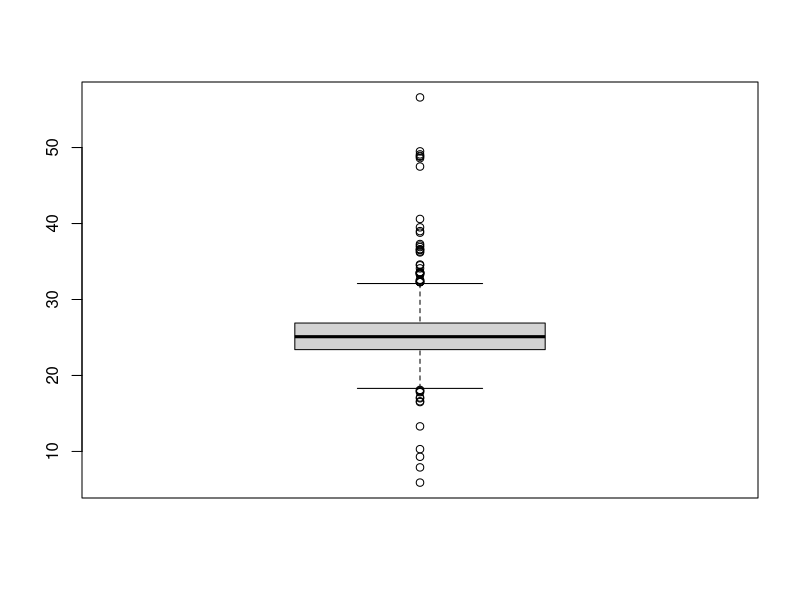
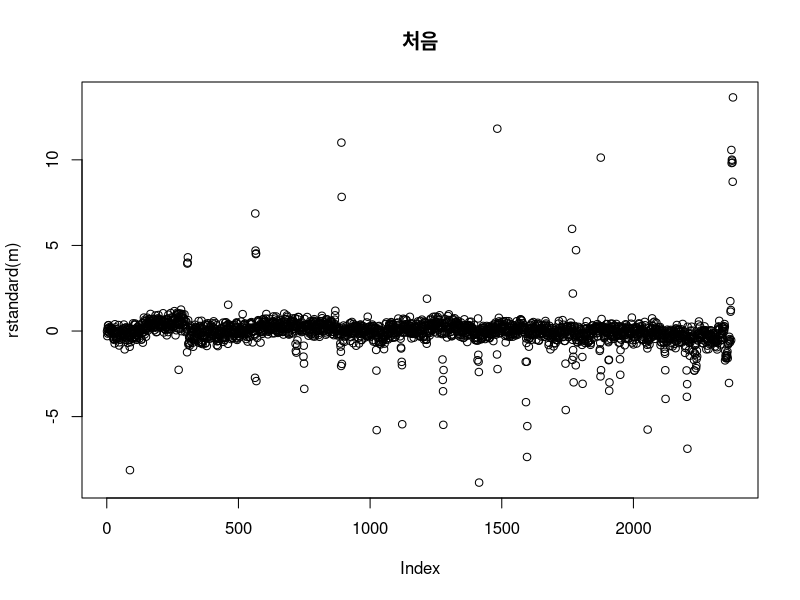
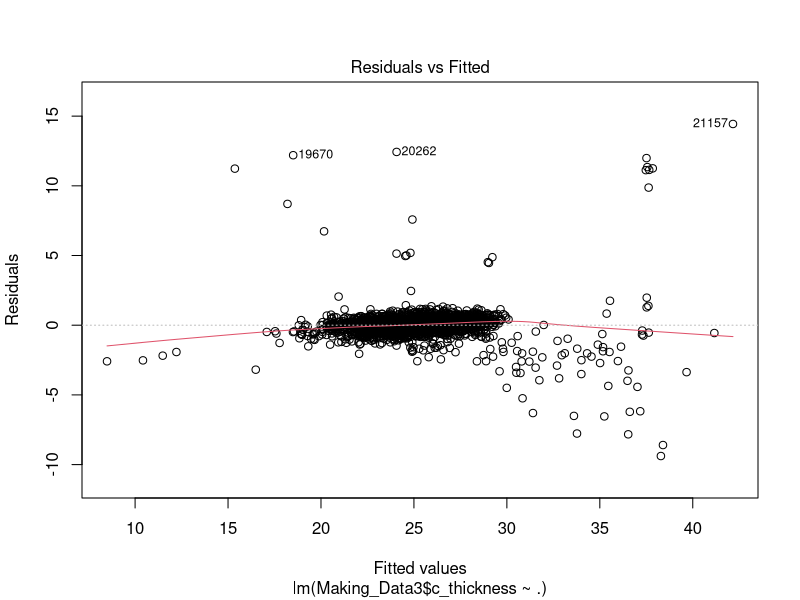
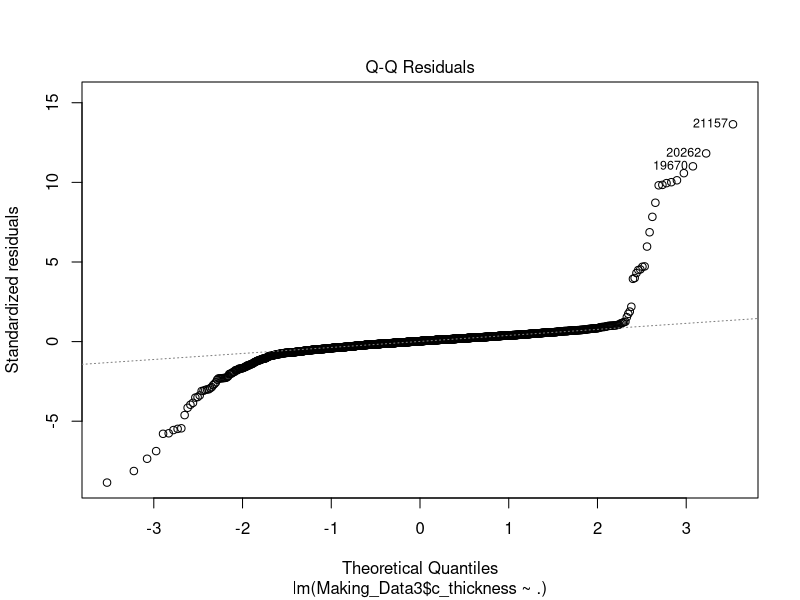
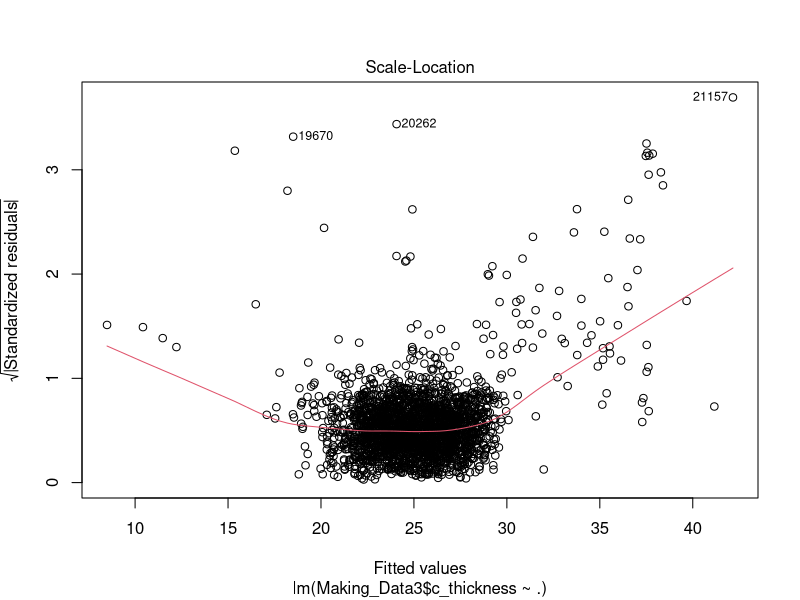
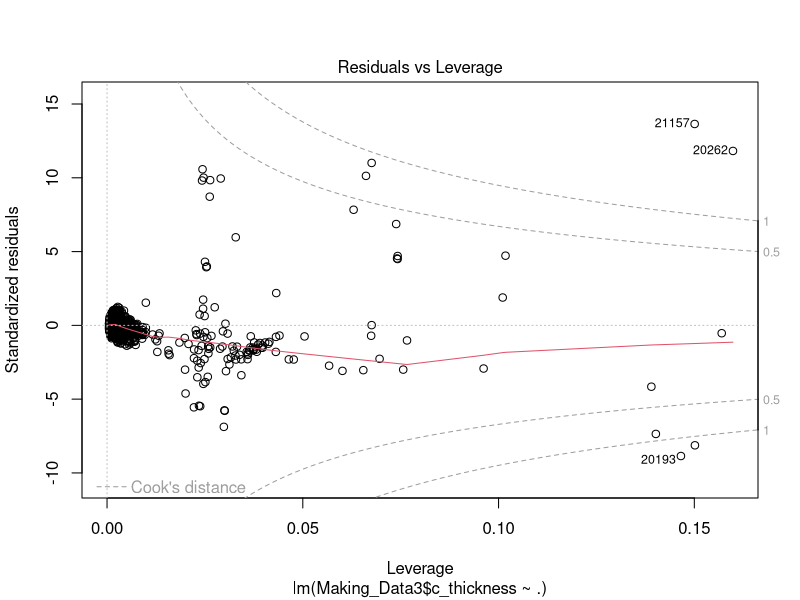
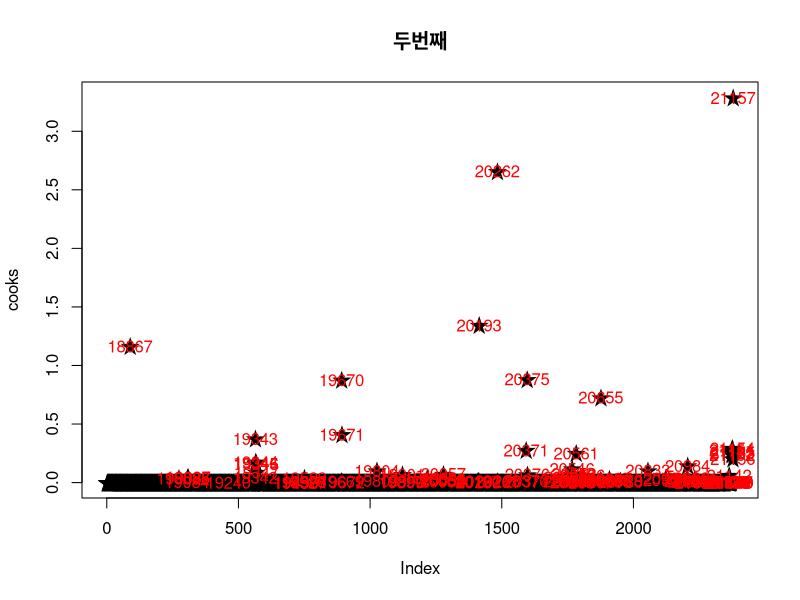

Here is the R script that generated these plots, in order:
path<- "C:/Users/jinyoung/Desktop/R_Youtube/airim/data"  # 여기는 여러분의 데이터가 담긴 주소를 써주세요 !!
setwd(path)                              # 주소를 셋팅합니다!
getwd()                                  # 주소가 잘 셋팅되었는지 확인하시고 싶으시다면 !

Making_Data<-read.csv("processing_data_example.csv",header = TRUE)          # 여러분의 데이터가 담긴 파일이름을 넣어주세요!
Making_Data3<-Making_Data[Making_Data$prod_no == "45231-3B610",-1] # 그룹이 몇개 있는데 그중 45231-3B610 이라는                                                                         이름을 가진 그룹을 사용할 꺼에요 !
boxplot(Making_Data3$c_thickness)                                  #  4분위수 박스플롯 그리기!

data<-Making_Data3$c_thickness                                     # 데이터의 종속변수를 data라는 명칭으로 저장!
which(data < fivenum(data)[2] - 1.5 * IQR(data))                   # 4분위수를 수치로 확인할수 있는 명령어 입니다!
which(data > fivenum(data)[4] + 1.5 * IQR(data))                   # 여기도 마찬가지 입니다~

m<- lm(Making_Data3$c_thickness ~., data = Making_Data3)  # 회귀분석을 실시합니다~ 종속변수는 c_thickness                                                                      독립변수는 나머지 변수 전부를 사용합니다! 
rstandard(m)                                              # 분석 실시!

plot(rstandard(m),main = "처음")                 # 회귀분석한 결과를 그래프로 그려봅니다!



install.packages("car")                                      
library(car)

outlierTest(m)                                          #아웃라이어를 찾는 아주 간편한 함수 입니다!

m<-lm(Making_Data3$c_thickness ~., data = Making_Data3) #이번엔 쿡의 거리를 활용해서 이상치를 찾을 겁니다!
plot(m)                                                 #plot()을 사용해서 네번 enter를 눌러주세요!
                                                        # 그럼 쿡의거리를 활용한 시각화 자료가 나타납니다!

cooks<- cooks.distance(m)                               # 또다른 쿡의 거리 활용방법!
plot(cooks, pch="★",cex=1.5,main = "두번째")     # 시각화를 실시하기위해 그래프 를 그려봅니다!
text(x=1:length(cooks),y=cooks,labels = ifelse(cooks > 4/nrow(Making_Data3),   #이건 그래프 설정방법입니다~
                                               names(cooks),""),col = "red")

outlier <- names(cooks)[(cooks > 4/nrow(Making_Data3))] #쿡의 거리를 활용한 이상치 탐색 결과를 outlier변수에 할당~
outlier                                                 # 이상치로 구분된 아이들을 찾아냅니다!

outlier_data<-Making_Data3[rownames(Making_Data3) %in% outlier,]  #이상치로 구분된 아이들을 자세히 확인!


